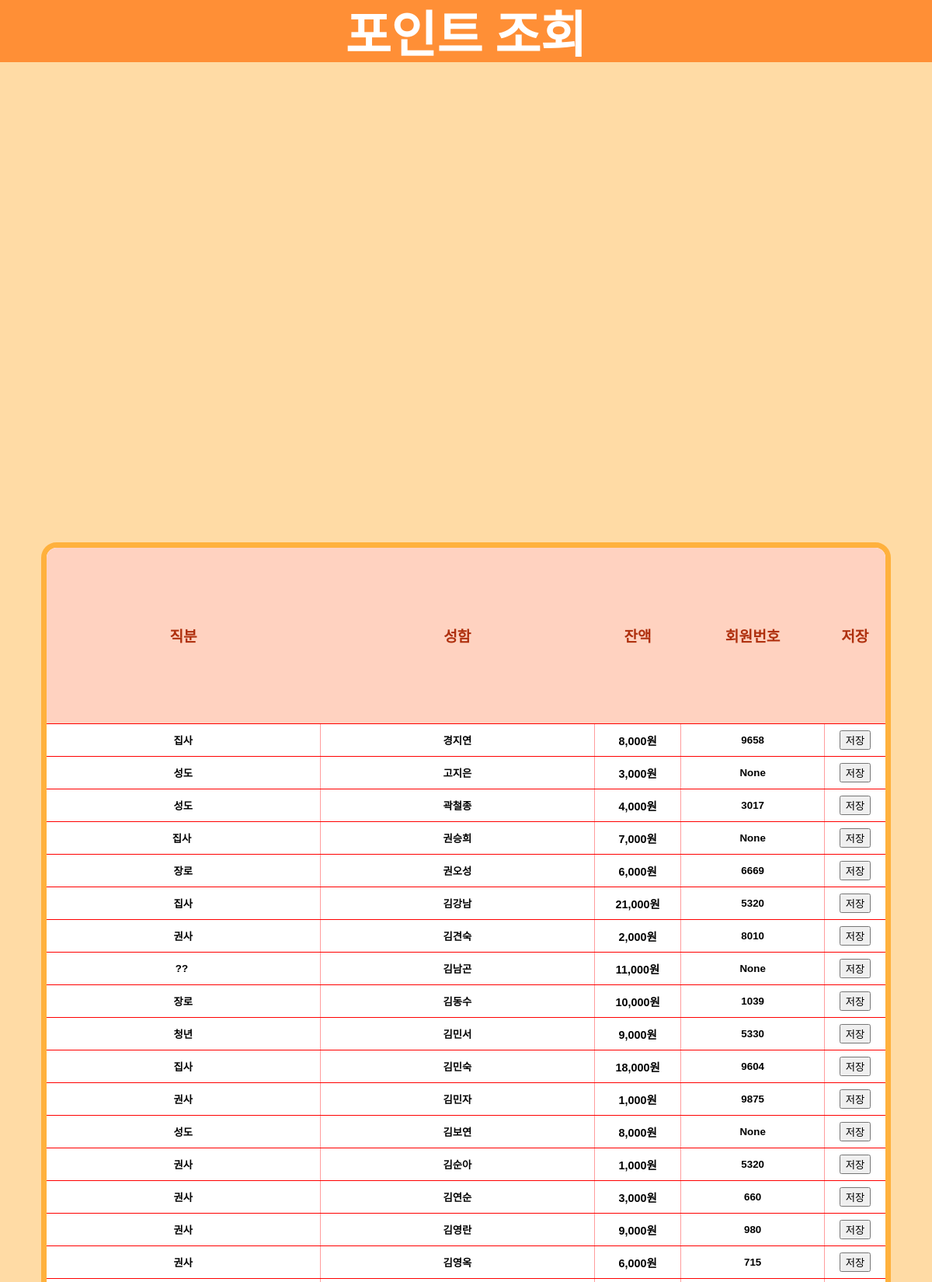
/Client_list/ (upper part), run on the app's committed database.
### main/models.py (models this page shows)
class ClientNumberData(models.Model):
    name = models.CharField(max_length=15, null=False)
    phone_number = models.CharField(max_length=15, null=True)
    current_point = models.IntegerField(null=True, blank=True)
    charge_point = models.CharField(max_length=15, null=True, blank=True)
    position = models.CharField(max_length=15, null=True, blank=True)
    age = models.IntegerField(null=True, blank=True)
    value = models.CharField(max_length=15, null=True, default='default_value')

### main/views.py (the view)
# urls.py: path('Client_list/', ClientList.as_view()),
class ClientList(APIView):
    def get(self, request):
        today = timezone.now().date()
        client_data = ClientNumberData.objects.all().order_by('name')
        manager_list = CafeManager.objects.all()
        context = {
            'today': today,
            'manager_list': manager_list,
            'client_data': client_data,
        }
        return render(request, 'main/client_list.html', context)

### templates/main/client_list.html (shortened to what this page needs)
<!DOCTYPE html>
<html lang="en">
<head>
    {% load static %}
    {% load humanize %}
    <link rel="stylesheet" type="text/css" href="{% static 'client_list/client_list.css' %}">
</head>
<body>
<div class="header">
    <div class="order-waiting-num">포인트 조회</div>
</div>
<div class="client-list-content">
    <div class="client-list-container">
        <table>
            <thead>
            <tr>
                <th>직분</th>
                <th>성함</th>
                <th>잔액</th>
                <th>회원번호</th>
                <th>저장</th>
            </tr>
            </thead>
            <tbody>
            {% for list in client_data %}
            <tr>
                <td>
                    <input type="text" class="client-position" value="{{ list.position }}">
                </td>
                <td>
                    <input type="text" class="client-name" value="{{ list.name }}">
                </td>
                <td>{{ list.current_point|intcomma }}원</td>
                <td class="phone-number-td">
                    <input type="text" class="phone-number" value="{{ list.phone_number }}">
                </td>
                <td>
                    <button class="client-update" onclick="updateClient(this)">저장</button>
                </td>
            </tr>
            {% endfor %}
            </tbody>
        </table>
    </div>
</div>
</body>
</html>

### static/client_list/client_list.css (style rules this page uses)
input { border: none; background-color: transparent; font-weight: 600; text-align: center; }
html { background-color: #ffdba5; }
:root { --font-googleTitan_One: 'Titan_One', cursive; --font-googleNanum_Pen_Script: 'Nanum_Pen_Script', cursive; --font-googleSingle_Day: 'Single_Day', cursive; --font-googleGamja_Flower: 'Gamja_Flower', cursive; --font-googleDongle-Bold: 'Dongle-Bold', cursive; --font-googleDongle-Light: 'Dongle-Bold', cursive; --font-googleDongle-Regular: 'Dongle-Bold', cursive; }
body { font-family: Arial, sans-serif; margin: 0; padding: 0; }
.header { position: fixed; display: flex; flex-direction: row; justify-content: space-around; align-items: center; width: 100%; height: 5rem; background-color: #ff8f36; font-family: 'Dongle', sans-serif; }
.order-waiting-num { font-size: 2rem; font-weight: 600; color: white; scale: 2; }
.client-list-content { position: absolute; top: 5rem; display: flex; flex-direction: column; justify-content: center; align-items: center; width: 100%; height: calc(100% - 10rem); z-index: 2; transition: transform 0.5s ease-in-out, opacity 0.3s ease-in-out; }
.client-list-container { display: flex; flex-direction: column; justify-content: start; align-items: center; width: 90%; height: 70%; border: 7px solid rgb(255, 177, 61); border-radius: 20px; background-color: white; font-size: 1.5rem; font-weight: 600; font-family: 'Gamja Flower', sans-serif; color: #4d2107; transition: transform 0.5s ease-in-out, opacity 0.3s ease-in-out; overflow: scroll; }
table { width: 100%; border-collapse: collapse; color: black; }
thead { height: 5vh; font-family: "Gowun Dodum", sans-serif; }
thead th { position: sticky; top: 0; background-color: #ffd2c0; z-index: 1; font-family: 'Gamja Flower', sans-serif; font-size: 1.2rem; font-weight: 600; color: #af300e; }
th, td { text-align: center; padding: 8px 0; border-bottom: 1px solid #ff0000; font-size: 0.9rem; font-weight: 600; font-family: "Gowun Dodum", sans-serif; font-style: normal; }
th { background-color: #f2f2f2; }
td:not(:last-child) { border-right: 1px solid #ff9c9c; }
.client-position { width: 15vw; }
.client-name { width: 15vw; }
.phone-number { width: 15vw; }
.phone-number-td { width: 15vw; }

### data on the page
ClientNumberData: position "집사", name "경지연", current_point "8,000", phone_number "9658"
ClientNumberData: position "성도", name "고지은", current_point "3,000", phone_number "None"
ClientNumberData: position "성도", name "곽철종", current_point "4,000", phone_number "3017"
ClientNumberData: position "집사", name "권승희", current_point "7,000", phone_number "None"
ClientNumberData: position "장로", name "권오성", current_point "6,000", phone_number "6669"
ClientNumberData: position "집사", name "김강남", current_point "21,000", phone_number "5320"
ClientNumberData: position "권사", name "김견숙", current_point "2,000", phone_number "8010"
ClientNumberData: position "??", name "김남곤", current_point "11,000", phone_number "None"
ClientNumberData: position "장로", name "김동수", current_point "10,000", phone_number "1039"
ClientNumberData: position "청년", name "김민서", current_point "9,000", phone_number "5330"
ClientNumberData: position "집사", name "김민숙", current_point "18,000", phone_number "9604"
ClientNumberData: position "권사", name "김민자", current_point "1,000", phone_number "9875"
ClientNumberData: position "성도", name "김보연", current_point "8,000", phone_number "None"
ClientNumberData: position "권사", name "김순아", current_point "1,000", phone_number "5320"
ClientNumberData: position "권사", name "김연순", current_point "3,000", phone_number "660"
ClientNumberData: position "권사", name "김영란", current_point "9,000", phone_number "980"
ClientNumberData: position "권사", name "김영옥", current_point "6,000", phone_number "715"
